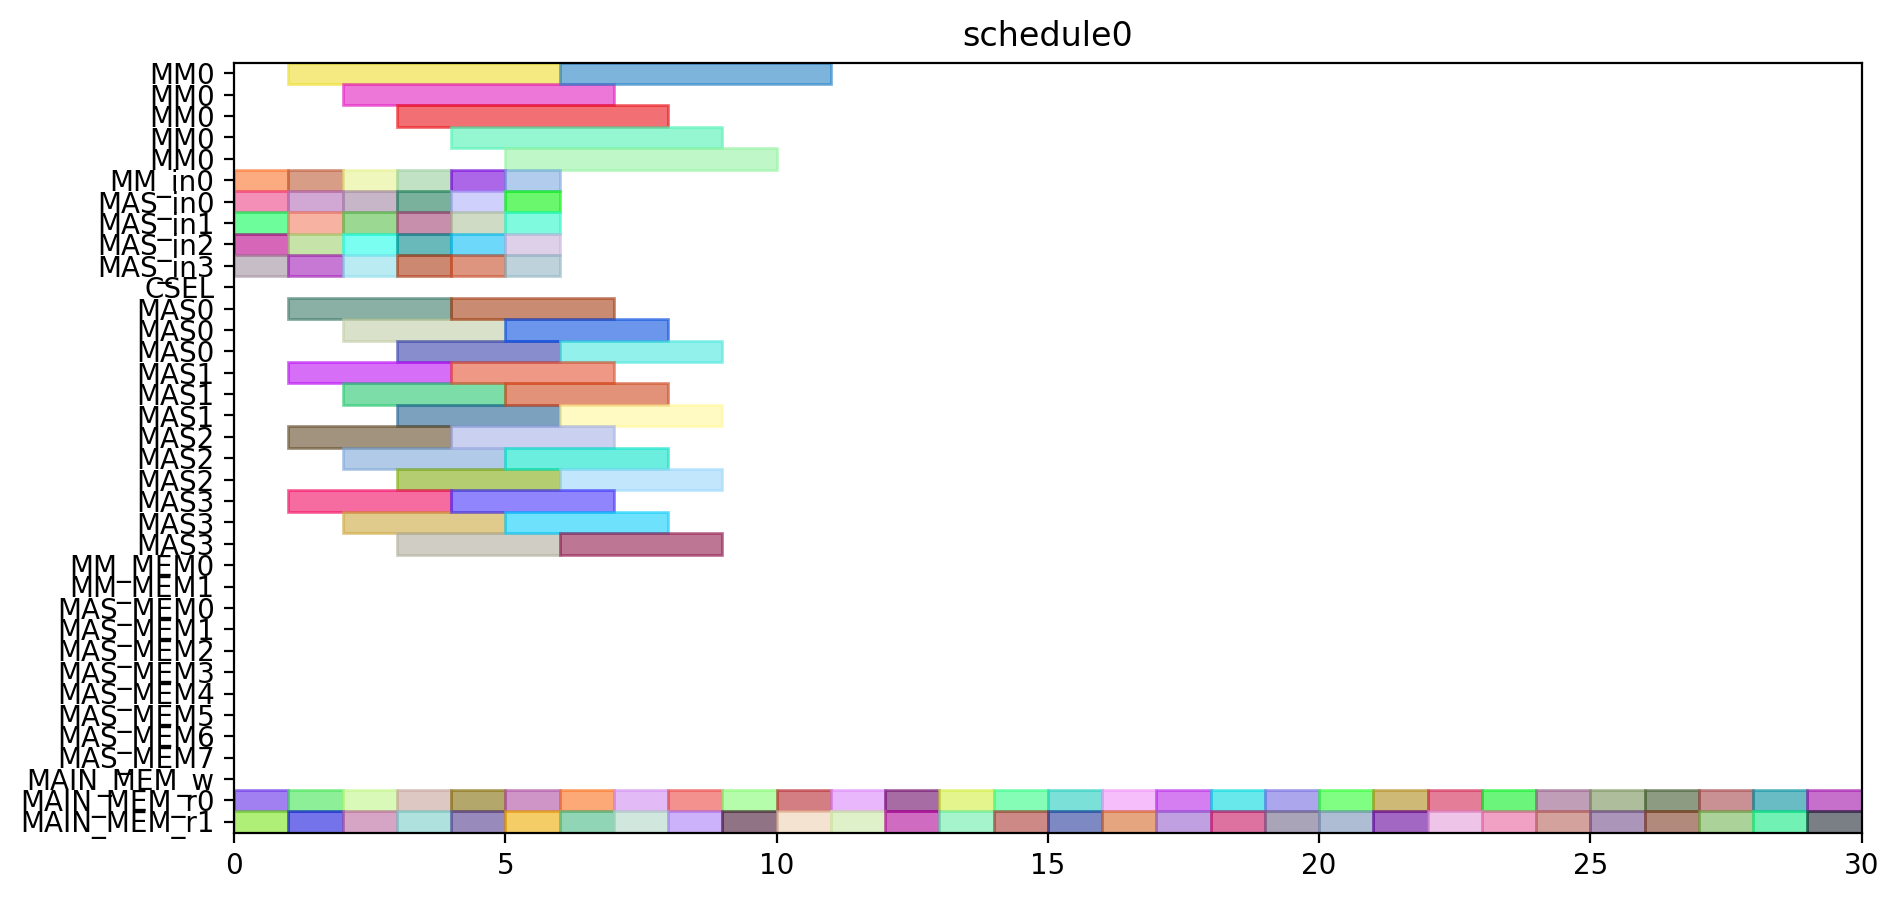

Recreate this plot in Python.
from pyschedule import Scenario, solvers, plotters, alt


def solve():
	horizon = 149
	S = Scenario("schedule0", horizon=horizon)

	# resource
	MM = S.Resources('MM', num=1, size=5)
	MM_in = S.Resources('MM_in', num=1)
	MAS_in = S.Resources('MAS_in', num=4)
	CSEL = S.Resource('CSEL')
	MAS = S.Resources('MAS', num=4, size=3, periods=range(1, horizon))
	MM_MEM = S.Resources('MM_MEM', num=2)
	MAS_MEM = S.Resources('MAS_MEM', num=8)
	MAIN_MEM_w = S.Resource('MAIN_MEM_w', size=1)
	MAIN_MEM_r = S.Resources('MAIN_MEM_r', num=2)

	# result of previous scheduling

	# new tasks
	d_t0_a1_0 = S.Task('d_t0_a1_0', length=3, delay_cost=1)
	d_t0_a1_0 += alt(MAS)
	d_t0_a1_0_in = S.Task('d_t0_a1_0_in', length=1, delay_cost=1)
	d_t0_a1_0_in += alt(MAS_in)
	S += d_t0_a1_0_in*MAS_in[0]<=d_t0_a1_0*MAS[0]

	S += d_t0_a1_0_in*MAS_in[1]<=d_t0_a1_0*MAS[1]

	S += d_t0_a1_0_in*MAS_in[2]<=d_t0_a1_0*MAS[2]

	S += d_t0_a1_0_in*MAS_in[3]<=d_t0_a1_0*MAS[3]

	d_t0_a1_0_mem0 = S.Task('d_t0_a1_0_mem0', length=1, delay_cost=1)
	d_t0_a1_0_mem0 += MAIN_MEM_r[0]
	d_t0_a1_0_mem1 = S.Task('d_t0_a1_0_mem1', length=1, delay_cost=1)
	d_t0_a1_0_mem1 += MAIN_MEM_r[1]
	d_t0_a1_1 = S.Task('d_t0_a1_1', length=3, delay_cost=1)
	d_t0_a1_1 += alt(MAS)
	d_t0_a1_1_in = S.Task('d_t0_a1_1_in', length=1, delay_cost=1)
	d_t0_a1_1_in += alt(MAS_in)
	S += d_t0_a1_1_in*MAS_in[0]<=d_t0_a1_1*MAS[0]

	S += d_t0_a1_1_in*MAS_in[1]<=d_t0_a1_1*MAS[1]

	S += d_t0_a1_1_in*MAS_in[2]<=d_t0_a1_1*MAS[2]

	S += d_t0_a1_1_in*MAS_in[3]<=d_t0_a1_1*MAS[3]

	d_t0_a1_1_mem0 = S.Task('d_t0_a1_1_mem0', length=1, delay_cost=1)
	d_t0_a1_1_mem0 += MAIN_MEM_r[0]
	d_t0_a1_1_mem1 = S.Task('d_t0_a1_1_mem1', length=1, delay_cost=1)
	d_t0_a1_1_mem1 += MAIN_MEM_r[1]
	d_t0_t10 = S.Task('d_t0_t10', length=3, delay_cost=1)
	d_t0_t10 += alt(MAS)
	d_t0_t10_in = S.Task('d_t0_t10_in', length=1, delay_cost=1)
	d_t0_t10_in += alt(MAS_in)
	S += d_t0_t10_in*MAS_in[0]<=d_t0_t10*MAS[0]

	S += d_t0_t10_in*MAS_in[1]<=d_t0_t10*MAS[1]

	S += d_t0_t10_in*MAS_in[2]<=d_t0_t10*MAS[2]

	S += d_t0_t10_in*MAS_in[3]<=d_t0_t10*MAS[3]

	d_t0_t10_mem0 = S.Task('d_t0_t10_mem0', length=1, delay_cost=1)
	d_t0_t10_mem0 += MAIN_MEM_r[0]
	d_t0_t10_mem1 = S.Task('d_t0_t10_mem1', length=1, delay_cost=1)
	d_t0_t10_mem1 += MAIN_MEM_r[1]
	d_t0_t11 = S.Task('d_t0_t11', length=3, delay_cost=1)
	d_t0_t11 += alt(MAS)
	d_t0_t11_in = S.Task('d_t0_t11_in', length=1, delay_cost=1)
	d_t0_t11_in += alt(MAS_in)
	S += d_t0_t11_in*MAS_in[0]<=d_t0_t11*MAS[0]

	S += d_t0_t11_in*MAS_in[1]<=d_t0_t11*MAS[1]

	S += d_t0_t11_in*MAS_in[2]<=d_t0_t11*MAS[2]

	S += d_t0_t11_in*MAS_in[3]<=d_t0_t11*MAS[3]

	d_t0_t11_mem0 = S.Task('d_t0_t11_mem0', length=1, delay_cost=1)
	d_t0_t11_mem0 += MAIN_MEM_r[0]
	d_t0_t11_mem1 = S.Task('d_t0_t11_mem1', length=1, delay_cost=1)
	d_t0_t11_mem1 += MAIN_MEM_r[1]
	d_t0_t3_t0 = S.Task('d_t0_t3_t0', length=5, delay_cost=1)
	d_t0_t3_t0 += alt(MM)
	d_t0_t3_t0_in = S.Task('d_t0_t3_t0_in', length=1, delay_cost=1)
	d_t0_t3_t0_in += alt(MM_in)
	S += d_t0_t3_t0_in*MM_in[0]<=d_t0_t3_t0*MM[0]

	d_t0_t3_t0_mem0 = S.Task('d_t0_t3_t0_mem0', length=1, delay_cost=1)
	d_t0_t3_t0_mem0 += MAIN_MEM_r[0]
	d_t0_t3_t0_mem1 = S.Task('d_t0_t3_t0_mem1', length=1, delay_cost=1)
	d_t0_t3_t0_mem1 += MAIN_MEM_r[1]
	d_t0_t3_t1 = S.Task('d_t0_t3_t1', length=5, delay_cost=1)
	d_t0_t3_t1 += alt(MM)
	d_t0_t3_t1_in = S.Task('d_t0_t3_t1_in', length=1, delay_cost=1)
	d_t0_t3_t1_in += alt(MM_in)
	S += d_t0_t3_t1_in*MM_in[0]<=d_t0_t3_t1*MM[0]

	d_t0_t3_t1_mem0 = S.Task('d_t0_t3_t1_mem0', length=1, delay_cost=1)
	d_t0_t3_t1_mem0 += MAIN_MEM_r[0]
	d_t0_t3_t1_mem1 = S.Task('d_t0_t3_t1_mem1', length=1, delay_cost=1)
	d_t0_t3_t1_mem1 += MAIN_MEM_r[1]
	d_t0_t3_t2 = S.Task('d_t0_t3_t2', length=3, delay_cost=1)
	d_t0_t3_t2 += alt(MAS)
	d_t0_t3_t2_in = S.Task('d_t0_t3_t2_in', length=1, delay_cost=1)
	d_t0_t3_t2_in += alt(MAS_in)
	S += d_t0_t3_t2_in*MAS_in[0]<=d_t0_t3_t2*MAS[0]

	S += d_t0_t3_t2_in*MAS_in[1]<=d_t0_t3_t2*MAS[1]

	S += d_t0_t3_t2_in*MAS_in[2]<=d_t0_t3_t2*MAS[2]

	S += d_t0_t3_t2_in*MAS_in[3]<=d_t0_t3_t2*MAS[3]

	d_t0_t3_t2_mem0 = S.Task('d_t0_t3_t2_mem0', length=1, delay_cost=1)
	d_t0_t3_t2_mem0 += MAIN_MEM_r[0]
	d_t0_t3_t2_mem1 = S.Task('d_t0_t3_t2_mem1', length=1, delay_cost=1)
	d_t0_t3_t2_mem1 += MAIN_MEM_r[1]
	d_t0_t3_t3 = S.Task('d_t0_t3_t3', length=3, delay_cost=1)
	d_t0_t3_t3 += alt(MAS)
	d_t0_t3_t3_in = S.Task('d_t0_t3_t3_in', length=1, delay_cost=1)
	d_t0_t3_t3_in += alt(MAS_in)
	S += d_t0_t3_t3_in*MAS_in[0]<=d_t0_t3_t3*MAS[0]

	S += d_t0_t3_t3_in*MAS_in[1]<=d_t0_t3_t3*MAS[1]

	S += d_t0_t3_t3_in*MAS_in[2]<=d_t0_t3_t3*MAS[2]

	S += d_t0_t3_t3_in*MAS_in[3]<=d_t0_t3_t3*MAS[3]

	d_t0_t3_t3_mem0 = S.Task('d_t0_t3_t3_mem0', length=1, delay_cost=1)
	d_t0_t3_t3_mem0 += MAIN_MEM_r[0]
	d_t0_t3_t3_mem1 = S.Task('d_t0_t3_t3_mem1', length=1, delay_cost=1)
	d_t0_t3_t3_mem1 += MAIN_MEM_r[1]
	d_t1_a1_0 = S.Task('d_t1_a1_0', length=3, delay_cost=1)
	d_t1_a1_0 += alt(MAS)
	d_t1_a1_0_in = S.Task('d_t1_a1_0_in', length=1, delay_cost=1)
	d_t1_a1_0_in += alt(MAS_in)
	S += d_t1_a1_0_in*MAS_in[0]<=d_t1_a1_0*MAS[0]

	S += d_t1_a1_0_in*MAS_in[1]<=d_t1_a1_0*MAS[1]

	S += d_t1_a1_0_in*MAS_in[2]<=d_t1_a1_0*MAS[2]

	S += d_t1_a1_0_in*MAS_in[3]<=d_t1_a1_0*MAS[3]

	d_t1_a1_0_mem0 = S.Task('d_t1_a1_0_mem0', length=1, delay_cost=1)
	d_t1_a1_0_mem0 += MAIN_MEM_r[0]
	d_t1_a1_0_mem1 = S.Task('d_t1_a1_0_mem1', length=1, delay_cost=1)
	d_t1_a1_0_mem1 += MAIN_MEM_r[1]
	d_t1_a1_1 = S.Task('d_t1_a1_1', length=3, delay_cost=1)
	d_t1_a1_1 += alt(MAS)
	d_t1_a1_1_in = S.Task('d_t1_a1_1_in', length=1, delay_cost=1)
	d_t1_a1_1_in += alt(MAS_in)
	S += d_t1_a1_1_in*MAS_in[0]<=d_t1_a1_1*MAS[0]

	S += d_t1_a1_1_in*MAS_in[1]<=d_t1_a1_1*MAS[1]

	S += d_t1_a1_1_in*MAS_in[2]<=d_t1_a1_1*MAS[2]

	S += d_t1_a1_1_in*MAS_in[3]<=d_t1_a1_1*MAS[3]

	d_t1_a1_1_mem0 = S.Task('d_t1_a1_1_mem0', length=1, delay_cost=1)
	d_t1_a1_1_mem0 += MAIN_MEM_r[0]
	d_t1_a1_1_mem1 = S.Task('d_t1_a1_1_mem1', length=1, delay_cost=1)
	d_t1_a1_1_mem1 += MAIN_MEM_r[1]
	d_t1_t10 = S.Task('d_t1_t10', length=3, delay_cost=1)
	d_t1_t10 += alt(MAS)
	d_t1_t10_in = S.Task('d_t1_t10_in', length=1, delay_cost=1)
	d_t1_t10_in += alt(MAS_in)
	S += d_t1_t10_in*MAS_in[0]<=d_t1_t10*MAS[0]

	S += d_t1_t10_in*MAS_in[1]<=d_t1_t10*MAS[1]

	S += d_t1_t10_in*MAS_in[2]<=d_t1_t10*MAS[2]

	S += d_t1_t10_in*MAS_in[3]<=d_t1_t10*MAS[3]

	d_t1_t10_mem0 = S.Task('d_t1_t10_mem0', length=1, delay_cost=1)
	d_t1_t10_mem0 += MAIN_MEM_r[0]
	d_t1_t10_mem1 = S.Task('d_t1_t10_mem1', length=1, delay_cost=1)
	d_t1_t10_mem1 += MAIN_MEM_r[1]
	d_t1_t11 = S.Task('d_t1_t11', length=3, delay_cost=1)
	d_t1_t11 += alt(MAS)
	d_t1_t11_in = S.Task('d_t1_t11_in', length=1, delay_cost=1)
	d_t1_t11_in += alt(MAS_in)
	S += d_t1_t11_in*MAS_in[0]<=d_t1_t11*MAS[0]

	S += d_t1_t11_in*MAS_in[1]<=d_t1_t11*MAS[1]

	S += d_t1_t11_in*MAS_in[2]<=d_t1_t11*MAS[2]

	S += d_t1_t11_in*MAS_in[3]<=d_t1_t11*MAS[3]

	d_t1_t11_mem0 = S.Task('d_t1_t11_mem0', length=1, delay_cost=1)
	d_t1_t11_mem0 += MAIN_MEM_r[0]
	d_t1_t11_mem1 = S.Task('d_t1_t11_mem1', length=1, delay_cost=1)
	d_t1_t11_mem1 += MAIN_MEM_r[1]
	d_t1_t3_t0 = S.Task('d_t1_t3_t0', length=5, delay_cost=1)
	d_t1_t3_t0 += alt(MM)
	d_t1_t3_t0_in = S.Task('d_t1_t3_t0_in', length=1, delay_cost=1)
	d_t1_t3_t0_in += alt(MM_in)
	S += d_t1_t3_t0_in*MM_in[0]<=d_t1_t3_t0*MM[0]

	d_t1_t3_t0_mem0 = S.Task('d_t1_t3_t0_mem0', length=1, delay_cost=1)
	d_t1_t3_t0_mem0 += MAIN_MEM_r[0]
	d_t1_t3_t0_mem1 = S.Task('d_t1_t3_t0_mem1', length=1, delay_cost=1)
	d_t1_t3_t0_mem1 += MAIN_MEM_r[1]
	d_t1_t3_t1 = S.Task('d_t1_t3_t1', length=5, delay_cost=1)
	d_t1_t3_t1 += alt(MM)
	d_t1_t3_t1_in = S.Task('d_t1_t3_t1_in', length=1, delay_cost=1)
	d_t1_t3_t1_in += alt(MM_in)
	S += d_t1_t3_t1_in*MM_in[0]<=d_t1_t3_t1*MM[0]

	d_t1_t3_t1_mem0 = S.Task('d_t1_t3_t1_mem0', length=1, delay_cost=1)
	d_t1_t3_t1_mem0 += MAIN_MEM_r[0]
	d_t1_t3_t1_mem1 = S.Task('d_t1_t3_t1_mem1', length=1, delay_cost=1)
	d_t1_t3_t1_mem1 += MAIN_MEM_r[1]
	d_t1_t3_t2 = S.Task('d_t1_t3_t2', length=3, delay_cost=1)
	d_t1_t3_t2 += alt(MAS)
	d_t1_t3_t2_in = S.Task('d_t1_t3_t2_in', length=1, delay_cost=1)
	d_t1_t3_t2_in += alt(MAS_in)
	S += d_t1_t3_t2_in*MAS_in[0]<=d_t1_t3_t2*MAS[0]

	S += d_t1_t3_t2_in*MAS_in[1]<=d_t1_t3_t2*MAS[1]

	S += d_t1_t3_t2_in*MAS_in[2]<=d_t1_t3_t2*MAS[2]

	S += d_t1_t3_t2_in*MAS_in[3]<=d_t1_t3_t2*MAS[3]

	d_t1_t3_t2_mem0 = S.Task('d_t1_t3_t2_mem0', length=1, delay_cost=1)
	d_t1_t3_t2_mem0 += MAIN_MEM_r[0]
	d_t1_t3_t2_mem1 = S.Task('d_t1_t3_t2_mem1', length=1, delay_cost=1)
	d_t1_t3_t2_mem1 += MAIN_MEM_r[1]
	d_t1_t3_t3 = S.Task('d_t1_t3_t3', length=3, delay_cost=1)
	d_t1_t3_t3 += alt(MAS)
	d_t1_t3_t3_in = S.Task('d_t1_t3_t3_in', length=1, delay_cost=1)
	d_t1_t3_t3_in += alt(MAS_in)
	S += d_t1_t3_t3_in*MAS_in[0]<=d_t1_t3_t3*MAS[0]

	S += d_t1_t3_t3_in*MAS_in[1]<=d_t1_t3_t3*MAS[1]

	S += d_t1_t3_t3_in*MAS_in[2]<=d_t1_t3_t3*MAS[2]

	S += d_t1_t3_t3_in*MAS_in[3]<=d_t1_t3_t3*MAS[3]

	d_t1_t3_t3_mem0 = S.Task('d_t1_t3_t3_mem0', length=1, delay_cost=1)
	d_t1_t3_t3_mem0 += MAIN_MEM_r[0]
	d_t1_t3_t3_mem1 = S.Task('d_t1_t3_t3_mem1', length=1, delay_cost=1)
	d_t1_t3_t3_mem1 += MAIN_MEM_r[1]
	d_t2_a1_0 = S.Task('d_t2_a1_0', length=3, delay_cost=1)
	d_t2_a1_0 += alt(MAS)
	d_t2_a1_0_in = S.Task('d_t2_a1_0_in', length=1, delay_cost=1)
	d_t2_a1_0_in += alt(MAS_in)
	S += d_t2_a1_0_in*MAS_in[0]<=d_t2_a1_0*MAS[0]

	S += d_t2_a1_0_in*MAS_in[1]<=d_t2_a1_0*MAS[1]

	S += d_t2_a1_0_in*MAS_in[2]<=d_t2_a1_0*MAS[2]

	S += d_t2_a1_0_in*MAS_in[3]<=d_t2_a1_0*MAS[3]

	d_t2_a1_0_mem0 = S.Task('d_t2_a1_0_mem0', length=1, delay_cost=1)
	d_t2_a1_0_mem0 += MAIN_MEM_r[0]
	d_t2_a1_0_mem1 = S.Task('d_t2_a1_0_mem1', length=1, delay_cost=1)
	d_t2_a1_0_mem1 += MAIN_MEM_r[1]
	d_t2_a1_1 = S.Task('d_t2_a1_1', length=3, delay_cost=1)
	d_t2_a1_1 += alt(MAS)
	d_t2_a1_1_in = S.Task('d_t2_a1_1_in', length=1, delay_cost=1)
	d_t2_a1_1_in += alt(MAS_in)
	S += d_t2_a1_1_in*MAS_in[0]<=d_t2_a1_1*MAS[0]

	S += d_t2_a1_1_in*MAS_in[1]<=d_t2_a1_1*MAS[1]

	S += d_t2_a1_1_in*MAS_in[2]<=d_t2_a1_1*MAS[2]

	S += d_t2_a1_1_in*MAS_in[3]<=d_t2_a1_1*MAS[3]

	d_t2_a1_1_mem0 = S.Task('d_t2_a1_1_mem0', length=1, delay_cost=1)
	d_t2_a1_1_mem0 += MAIN_MEM_r[0]
	d_t2_a1_1_mem1 = S.Task('d_t2_a1_1_mem1', length=1, delay_cost=1)
	d_t2_a1_1_mem1 += MAIN_MEM_r[1]
	d_t2_t10 = S.Task('d_t2_t10', length=3, delay_cost=1)
	d_t2_t10 += alt(MAS)
	d_t2_t10_in = S.Task('d_t2_t10_in', length=1, delay_cost=1)
	d_t2_t10_in += alt(MAS_in)
	S += d_t2_t10_in*MAS_in[0]<=d_t2_t10*MAS[0]

	S += d_t2_t10_in*MAS_in[1]<=d_t2_t10*MAS[1]

	S += d_t2_t10_in*MAS_in[2]<=d_t2_t10*MAS[2]

	S += d_t2_t10_in*MAS_in[3]<=d_t2_t10*MAS[3]

	d_t2_t10_mem0 = S.Task('d_t2_t10_mem0', length=1, delay_cost=1)
	d_t2_t10_mem0 += MAIN_MEM_r[0]
	d_t2_t10_mem1 = S.Task('d_t2_t10_mem1', length=1, delay_cost=1)
	d_t2_t10_mem1 += MAIN_MEM_r[1]
	d_t2_t11 = S.Task('d_t2_t11', length=3, delay_cost=1)
	d_t2_t11 += alt(MAS)
	d_t2_t11_in = S.Task('d_t2_t11_in', length=1, delay_cost=1)
	d_t2_t11_in += alt(MAS_in)
	S += d_t2_t11_in*MAS_in[0]<=d_t2_t11*MAS[0]

	S += d_t2_t11_in*MAS_in[1]<=d_t2_t11*MAS[1]

	S += d_t2_t11_in*MAS_in[2]<=d_t2_t11*MAS[2]

	S += d_t2_t11_in*MAS_in[3]<=d_t2_t11*MAS[3]

	d_t2_t11_mem0 = S.Task('d_t2_t11_mem0', length=1, delay_cost=1)
	d_t2_t11_mem0 += MAIN_MEM_r[0]
	d_t2_t11_mem1 = S.Task('d_t2_t11_mem1', length=1, delay_cost=1)
	d_t2_t11_mem1 += MAIN_MEM_r[1]
	d_t2_t3_t0 = S.Task('d_t2_t3_t0', length=5, delay_cost=1)
	d_t2_t3_t0 += alt(MM)
	d_t2_t3_t0_in = S.Task('d_t2_t3_t0_in', length=1, delay_cost=1)
	d_t2_t3_t0_in += alt(MM_in)
	S += d_t2_t3_t0_in*MM_in[0]<=d_t2_t3_t0*MM[0]

	d_t2_t3_t0_mem0 = S.Task('d_t2_t3_t0_mem0', length=1, delay_cost=1)
	d_t2_t3_t0_mem0 += MAIN_MEM_r[0]
	d_t2_t3_t0_mem1 = S.Task('d_t2_t3_t0_mem1', length=1, delay_cost=1)
	d_t2_t3_t0_mem1 += MAIN_MEM_r[1]
	d_t2_t3_t1 = S.Task('d_t2_t3_t1', length=5, delay_cost=1)
	d_t2_t3_t1 += alt(MM)
	d_t2_t3_t1_in = S.Task('d_t2_t3_t1_in', length=1, delay_cost=1)
	d_t2_t3_t1_in += alt(MM_in)
	S += d_t2_t3_t1_in*MM_in[0]<=d_t2_t3_t1*MM[0]

	d_t2_t3_t1_mem0 = S.Task('d_t2_t3_t1_mem0', length=1, delay_cost=1)
	d_t2_t3_t1_mem0 += MAIN_MEM_r[0]
	d_t2_t3_t1_mem1 = S.Task('d_t2_t3_t1_mem1', length=1, delay_cost=1)
	d_t2_t3_t1_mem1 += MAIN_MEM_r[1]
	d_t2_t3_t2 = S.Task('d_t2_t3_t2', length=3, delay_cost=1)
	d_t2_t3_t2 += alt(MAS)
	d_t2_t3_t2_in = S.Task('d_t2_t3_t2_in', length=1, delay_cost=1)
	d_t2_t3_t2_in += alt(MAS_in)
	S += d_t2_t3_t2_in*MAS_in[0]<=d_t2_t3_t2*MAS[0]

	S += d_t2_t3_t2_in*MAS_in[1]<=d_t2_t3_t2*MAS[1]

	S += d_t2_t3_t2_in*MAS_in[2]<=d_t2_t3_t2*MAS[2]

	S += d_t2_t3_t2_in*MAS_in[3]<=d_t2_t3_t2*MAS[3]

	d_t2_t3_t2_mem0 = S.Task('d_t2_t3_t2_mem0', length=1, delay_cost=1)
	d_t2_t3_t2_mem0 += MAIN_MEM_r[0]
	d_t2_t3_t2_mem1 = S.Task('d_t2_t3_t2_mem1', length=1, delay_cost=1)
	d_t2_t3_t2_mem1 += MAIN_MEM_r[1]
	d_t2_t3_t3 = S.Task('d_t2_t3_t3', length=3, delay_cost=1)
	d_t2_t3_t3 += alt(MAS)
	d_t2_t3_t3_in = S.Task('d_t2_t3_t3_in', length=1, delay_cost=1)
	d_t2_t3_t3_in += alt(MAS_in)
	S += d_t2_t3_t3_in*MAS_in[0]<=d_t2_t3_t3*MAS[0]

	S += d_t2_t3_t3_in*MAS_in[1]<=d_t2_t3_t3*MAS[1]

	S += d_t2_t3_t3_in*MAS_in[2]<=d_t2_t3_t3*MAS[2]

	S += d_t2_t3_t3_in*MAS_in[3]<=d_t2_t3_t3*MAS[3]

	d_t2_t3_t3_mem0 = S.Task('d_t2_t3_t3_mem0', length=1, delay_cost=1)
	d_t2_t3_t3_mem0 += MAIN_MEM_r[0]
	d_t2_t3_t3_mem1 = S.Task('d_t2_t3_t3_mem1', length=1, delay_cost=1)
	d_t2_t3_t3_mem1 += MAIN_MEM_r[1]
	d_t3000 = S.Task('d_t3000', length=3, delay_cost=1)
	d_t3000 += alt(MAS)
	d_t3000_in = S.Task('d_t3000_in', length=1, delay_cost=1)
	d_t3000_in += alt(MAS_in)
	S += d_t3000_in*MAS_in[0]<=d_t3000*MAS[0]

	S += d_t3000_in*MAS_in[1]<=d_t3000*MAS[1]

	S += d_t3000_in*MAS_in[2]<=d_t3000*MAS[2]

	S += d_t3000_in*MAS_in[3]<=d_t3000*MAS[3]

	d_t3000_mem0 = S.Task('d_t3000_mem0', length=1, delay_cost=1)
	d_t3000_mem0 += MAIN_MEM_r[0]
	d_t3000_mem1 = S.Task('d_t3000_mem1', length=1, delay_cost=1)
	d_t3000_mem1 += MAIN_MEM_r[1]
	d_t3001 = S.Task('d_t3001', length=3, delay_cost=1)
	d_t3001 += alt(MAS)
	d_t3001_in = S.Task('d_t3001_in', length=1, delay_cost=1)
	d_t3001_in += alt(MAS_in)
	S += d_t3001_in*MAS_in[0]<=d_t3001*MAS[0]

	S += d_t3001_in*MAS_in[1]<=d_t3001*MAS[1]

	S += d_t3001_in*MAS_in[2]<=d_t3001*MAS[2]

	S += d_t3001_in*MAS_in[3]<=d_t3001*MAS[3]

	d_t3001_mem0 = S.Task('d_t3001_mem0', length=1, delay_cost=1)
	d_t3001_mem0 += MAIN_MEM_r[0]
	d_t3001_mem1 = S.Task('d_t3001_mem1', length=1, delay_cost=1)
	d_t3001_mem1 += MAIN_MEM_r[1]
	d_t3010 = S.Task('d_t3010', length=3, delay_cost=1)
	d_t3010 += alt(MAS)
	d_t3010_in = S.Task('d_t3010_in', length=1, delay_cost=1)
	d_t3010_in += alt(MAS_in)
	S += d_t3010_in*MAS_in[0]<=d_t3010*MAS[0]

	S += d_t3010_in*MAS_in[1]<=d_t3010*MAS[1]

	S += d_t3010_in*MAS_in[2]<=d_t3010*MAS[2]

	S += d_t3010_in*MAS_in[3]<=d_t3010*MAS[3]

	d_t3010_mem0 = S.Task('d_t3010_mem0', length=1, delay_cost=1)
	d_t3010_mem0 += MAIN_MEM_r[0]
	d_t3010_mem1 = S.Task('d_t3010_mem1', length=1, delay_cost=1)
	d_t3010_mem1 += MAIN_MEM_r[1]
	d_t3011 = S.Task('d_t3011', length=3, delay_cost=1)
	d_t3011 += alt(MAS)
	d_t3011_in = S.Task('d_t3011_in', length=1, delay_cost=1)
	d_t3011_in += alt(MAS_in)
	S += d_t3011_in*MAS_in[0]<=d_t3011*MAS[0]

	S += d_t3011_in*MAS_in[1]<=d_t3011*MAS[1]

	S += d_t3011_in*MAS_in[2]<=d_t3011*MAS[2]

	S += d_t3011_in*MAS_in[3]<=d_t3011*MAS[3]

	d_t3011_mem0 = S.Task('d_t3011_mem0', length=1, delay_cost=1)
	d_t3011_mem0 += MAIN_MEM_r[0]
	d_t3011_mem1 = S.Task('d_t3011_mem1', length=1, delay_cost=1)
	d_t3011_mem1 += MAIN_MEM_r[1]
	d_t4000 = S.Task('d_t4000', length=3, delay_cost=1)
	d_t4000 += alt(MAS)
	d_t4000_in = S.Task('d_t4000_in', length=1, delay_cost=1)
	d_t4000_in += alt(MAS_in)
	S += d_t4000_in*MAS_in[0]<=d_t4000*MAS[0]

	S += d_t4000_in*MAS_in[1]<=d_t4000*MAS[1]

	S += d_t4000_in*MAS_in[2]<=d_t4000*MAS[2]

	S += d_t4000_in*MAS_in[3]<=d_t4000*MAS[3]

	d_t4000_mem0 = S.Task('d_t4000_mem0', length=1, delay_cost=1)
	d_t4000_mem0 += MAIN_MEM_r[0]
	d_t4000_mem1 = S.Task('d_t4000_mem1', length=1, delay_cost=1)
	d_t4000_mem1 += MAIN_MEM_r[1]
	d_t4001 = S.Task('d_t4001', length=3, delay_cost=1)
	d_t4001 += alt(MAS)
	d_t4001_in = S.Task('d_t4001_in', length=1, delay_cost=1)
	d_t4001_in += alt(MAS_in)
	S += d_t4001_in*MAS_in[0]<=d_t4001*MAS[0]

	S += d_t4001_in*MAS_in[1]<=d_t4001*MAS[1]

	S += d_t4001_in*MAS_in[2]<=d_t4001*MAS[2]

	S += d_t4001_in*MAS_in[3]<=d_t4001*MAS[3]

	d_t4001_mem0 = S.Task('d_t4001_mem0', length=1, delay_cost=1)
	d_t4001_mem0 += MAIN_MEM_r[0]
	d_t4001_mem1 = S.Task('d_t4001_mem1', length=1, delay_cost=1)
	d_t4001_mem1 += MAIN_MEM_r[1]
	solvers.mip.solve(S,msg=1,kind='CPLEX',ratio_gap=1.01)

	solution = [['hoge']*len(S.solution()[1]) for i in range(len(S.solution()))]
	for i in range(len(S.solution())):
		for j in range(len(S.solution()[i])):
			solution[i][j]=str(S.solution()[i][j])
	print(solution)

	cycles = int(solution[-1][3])

	pic_file_name = "/home/mfukuda/ABE/multiRAM_multiMAS_16mux/scheduling_result/stage5MM1_stage3MAS4/FP12_LADDERMUL/schedule0.png"
	if(S.solution() != []):
		plotters.matplotlib.plot(S,img_filename=pic_file_name, show_task_labels=False, fig_size=(cycles*0.25+3, 5))

	return solution
